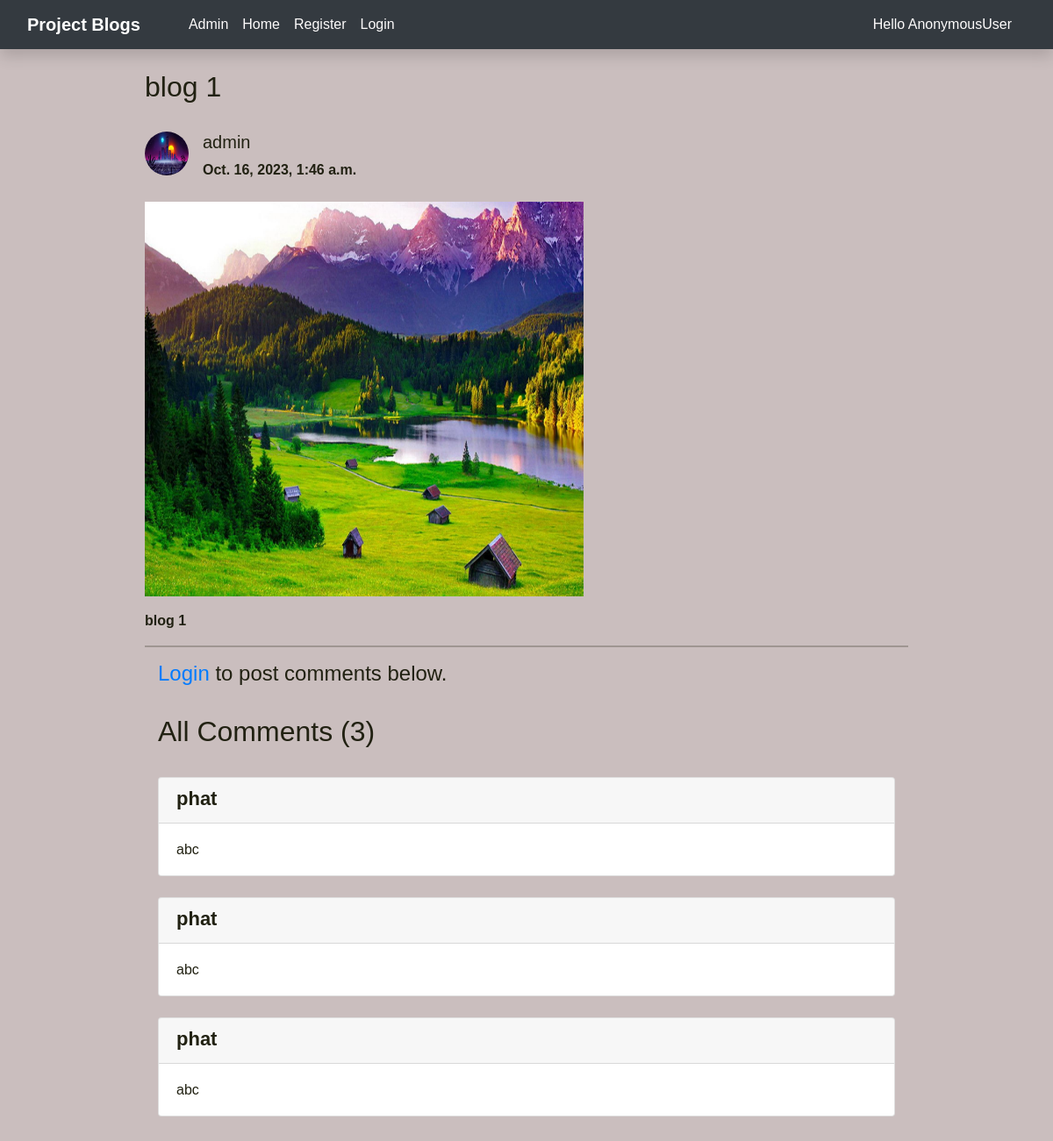
Page /comments/blog 1/ on the committed database.
### blog/models.py (models this page shows, shortened)
class BlogPost(models.Model):
    title=models.CharField(max_length=255)
    author= models.ForeignKey(User, on_delete=models.CASCADE)
    slug=models.CharField(max_length=130)
    content=models.TextField()
    image = models.ImageField(upload_to="profile_pics", blank=True, null=True)
    dateTime=models.DateTimeField(auto_now_add=True)
    STATUS_CHOICES = (('draft', 'Draft'),('published', 'Published'),)
    status = models.CharField(max_length=10, choices=STATUS_CHOICES, default='draft')

class Profile(models.Model):
    user = models.OneToOneField(User, on_delete=models.CASCADE,blank = True,null = True)
    image = models.ImageField(upload_to="profile_pics",blank=True,null=True)
    bio = models.TextField()

class Comment(models.Model):
    user = models.ForeignKey(User,on_delete=models.CASCADE)
    content = models.TextField()
    blog = models.ForeignKey(BlogPost,on_delete=models.CASCADE,blank=True,null=True)
    dataTime = models.DateTimeField(default=now)

### blog/views.py (the view)
# urls.py: path("comments/<str:slug>/", views.blogs_comments, name="blogs_comments"),
def blogs_comments(request, slug):
    post = BlogPost.objects.filter(slug=slug).first()
    comments = Comment.objects.filter(blog=post)
    if request.method=="POST":
        user = request.user
        content = request.POST.get('content','')
        blog_id =request.POST.get('blog_id','')
        comment = Comment(user = user, content = content, blog=post)
        comment.save()
    return render(request, "blog_comments.html", {'post':post, 'comments':comments})

### templates/blog_comments.html (shortened to what this page needs)
{% extends 'base.html' %}
{% block body %}
{% load humanize %}
<div class="container w-75 my-4">
      <h2 class="blog-post-title">{{post.title}}</h2>
      <br>
      <div class="media">
            {% if post.author.profile.image %}
            <img class="mr-3 rounded-circle" src="{{post.author.profile.image.url}}" width="50px" height="50px"
                  alt="image">
            {% endif %}
            <div class="media-body">
                  <h5 class="mt-0">{{post.author}}
                  </h5>
                  {{post.dateTime}}
            </div>
      </div>
      <br>
      <img src="/media/{{post.image}}" alt="" height="450px" width="500px">
      <br>
      <p class="mt-3">{{post.content}}</p>
      <hr>
      {% if user.is_authenticated %}
      <div class="container">
            <h2>Add Comments Here</h2>
            <form action="/comments/{{post.slug}}/" method="POST"> {% csrf_token %}
                  <div class="form-floating">
                        <textarea class="form-control" placeholder="Leave a comment here" id="floatingTextarea2"
                              style="height: 100px" id="content" name="content"></textarea>
                        <label for="floatingTextarea2">Leave a comment here.</label>
                        <br>
                        <button type="submit" class="btn btn-primary">Comment</button>
                  </div>
                  <br>
                  {% for comment in comments %}
                  <div class="card">
                        <div class="card-header">
                              <span style="font-size: 22px;">{{comment.user}} </span> <span
                                    style="font-size: 12px;">{{comment.dateTime | naturaltime}}</span>
                        </div>
                        <div class="card-body">
                              <h6 class="card-text">{{comment.content}}</h6>
                        </div>
                  </div>
                  <br>
                  {% endfor %}
            </form>
      {% else %}
            <div class="container">
                  <h4><a href="/login/">Login</a> to post comments below.</h4>
                  <br>
                  <h2>All Comments ({{comments.count}})</h2>
                  <br>
                  {% for comment in comments %}
                  <div class="card">
                        <div class="card-header">
                              <span style="font-size: 22px;">{{comment.user}} </span>
                        </div>
                        <div class="card-body">
                              <h6 class="card-text">{{comment.content}}</h6>
                        </div>
                  </div>
                  <br>
                  {% endfor %}
            </div>
      </div>
      {% endif %}
      {% endblock %}

### templates/base.html (style rules this page uses)
body { font-family: 'Poppins', sans-serif; font-size: 16px; line-height: 24px; font-weight: 600; color: #212112; background-image: url('https://s3-us-west-2.amazonaws.com/s.cdpn.io/1462889/pat-back.svg'); background-position: center; background-repeat: repeat; background-size: 7%; background-color: #cabebe; overflow-x: hidden; transition: all 200ms linear; }

### rows in the picture
BlogPost: title "blog 1", author.profile.image (picture), author "admin", dateTime "Oct. 16, 2023, 1:46 a.m.", image (picture), content "blog 1"
Comment: user "phat", content "abc"
Comment: user "phat", content "abc"
Comment: user "phat", content "abc"

### other values in the picture
{{ request.user }} "AnonymousUser"
{{ comments.count }} "3"
